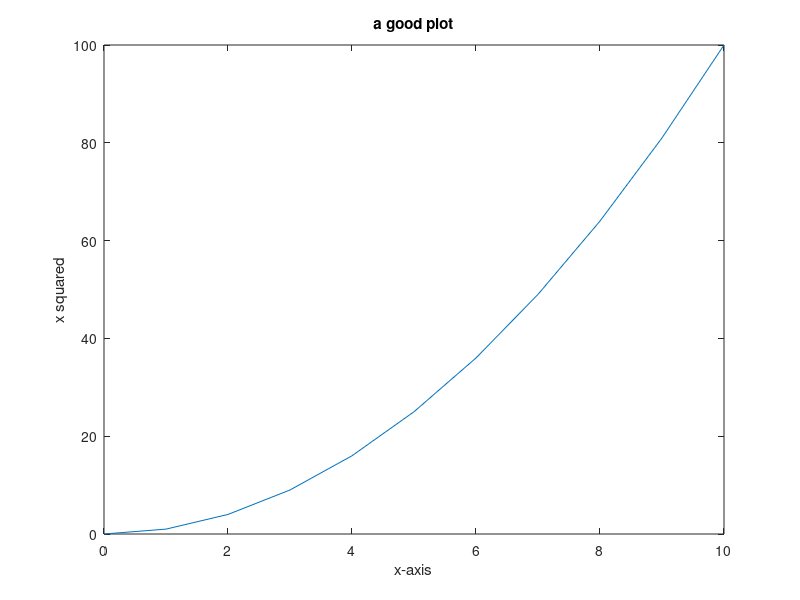

Reproduce this figure in MATLAB.
% -*-matlab-*-
%
% Matlab Tutorial Examples
%
% type these examples into Matlab's command window...
%

%%%%%%%%%%%%%%%%%%%%%%%%%%%%%%%%
% 1. Command Line
1+1

%%%%%%%%%%%%%%%%%%%%%%%%%%%%%%%%
% 2. Variables

% create a variable "a"
a = 1

% show value of variable
a

% change variable value, but dont show result (; makes silent)
a = 2;
a

% variables can have imaginary values
a = 2 + 4i

% variables are matrices

% create a row
x = [ 1 2 3 ]

% create a column (conjugate transposed)
x = [ 1 2 3i ]'

% create a column (a row transposed)
x = [ 1 2 3 ].'

% or, equivalently (use ; to separate rows)
A = [ 1 ; 2 ; 3 ]

% 2D matrices
A = [ 1 2 ; 3 4 ]

% variables can have any name, but dont use "i" !!!
i
% DONT: i = 2

% accessing just part of a matrix (a sub-matrix)
A(1)

% create larger 2D matrix
A = [1 2 3 ; 4 5 6; 7 8 9]

% accessing sub-matrix
A(2:3, 2:3)

% same thing:
A([2 3], [2 3])

% notation for sequence using ':'
3:8

% a sequence is also a row vector
x = 3:8

% assign sequence to column vector
x = [3:8].'

% the help command
help
help zeros

% creating a square matrix with all zeros
zeros(4)

% creating a non-square matrix with all zeros: 3 rows, 4 columns
zeros(3, 4)

% all ones
ones(3)

% identity matrix
eye(3)
eye(4)

% change the shape of a matrix
A = reshape([1:9], 3, 3)

% Math with Matrices

% scalar addition and subtraction
A + 1
A - 1

% matrix element-wise operations
A - eye(3)

% matrix-matrix multiplication
x = [1 ; 1 ; 1 ]
y = x.';

% matrix-columnn
A*x
% row-matrix
y*A
% square matrix - square matrix
A*A

% element-wise operations (.*) instead of (*)
A .* eye(3)

%%%%%%%%%%%%%%%%%%%%%%%%%%%%%%%%
% 3. Looping

a = 0;
for n = 1:10
  a = a + n;
end

%%%%%%%%%%%%%%%%%%%%%%%%%%%%%%%%
% 4. Functions

% inline-function definition, f(x) = x^2
f = @(x) (x * x);

% anti-example: f([2 2])

% better:
f = @(x) (x .* x);

%%%%%%%%%%%%%%%%%%%%%%%%%%%%%%%%
% 5. Plotting

% implicit x-axis
plot(30:40)

% explicit x-axis
plot(0:10, f(0:10))

% labelling the plot (DO THIS ALWAYS!)
xlabel('x-axis')
ylabel('x squared')
title('a good plot')

%%%%%%%%%%%%%%%%%%%%%%%%%%%%%%%%
% 6. Numbers & Errors

% Special Numbers

% dividing by zero - Inf
1/0

% even 0/0 is wrong
0/0

% what's Inf + Inf?
Inf+Inf
Inf*Inf

% using Inf - NaN (Not-a-Number!)
Inf/Inf

% Limitations of numbers
10^30
sprintf('%f', 10^30)

% subtraction and addition of vastly different scales gives errors
10^30 - (10^30 + 1)

sprintf('%f', 10^30 + 1)

% also small numbers can be approximations
sprintf('%.30f', 0.1)

